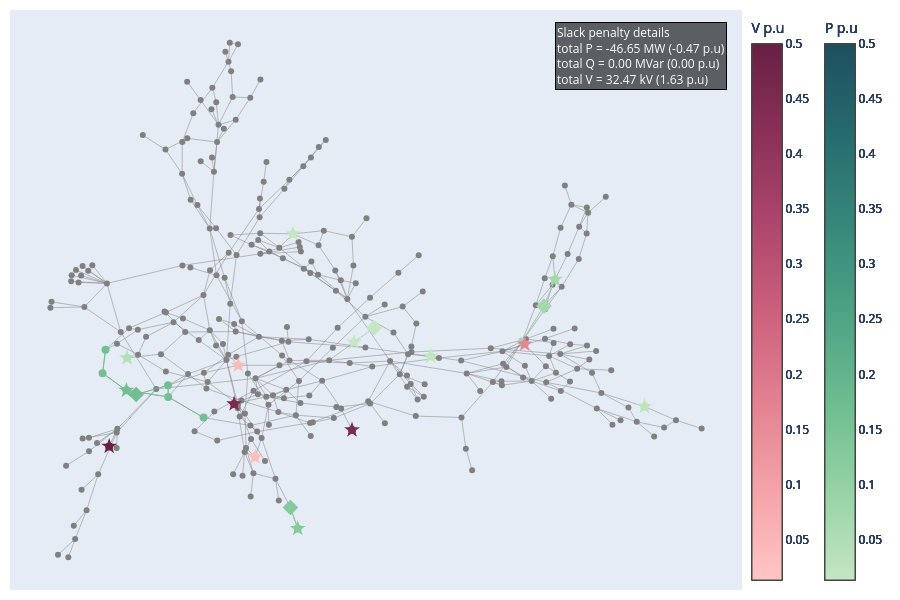

Notebook cell for this chart:
### Markdown cell above
# Correction 1 : -431.0903 P on  B3-L

### Code cell
# slack_info 
pertubation1 = "1"
data_correction2 = pd.read_csv(
    network_name +"_" + pertubation1 + ".csv",
    sep=";",
    engine="python",
    index_col=False,
   # on_bad_lines="skip",
)
# network = pn.load('./Outputs/' + network_name+"-corrected-"+pertubation1 + extension_in)
new_row = pd.read_csv(network_name+"_"+pertubation1+"_optim_info.csv", sep=";", engine="python", index_col=False)
optim_info = pd.concat([optim_info, new_row], ignore_index=True)
data_grouped_2 = data_correction2.groupby('busId')[['type','slackValue_pu','slackValue','gen','controlevoltage','transfo','shunt','load','info']].agg(unique_list)
data_grouped_2['Total_slack_abs'] = data_grouped_2['slackValue_pu'].apply(lambda x: builtins.sum(abs(slack) for slack in x) if isinstance(x, list) else abs(x))
data_grouped_2 = data_grouped_2.join(
    V_nom.drop_duplicates(subset='bus_id')[selected_columns].set_index('bus_id'),
    how='left'
)
G_2, dist, pos = network_construction(edges, data_grouped_2)
clusters = slack_subgraph(G_2, data_grouped_2)
data_grouped_2 = cluster_subgraph(G_2, clusters, data_grouped_2, dist)
fig = plot_slack_cluster(G_2, pos, clusters,data_grouped_2,data, col_centroid='centroid')
fig.show()

### Figure 1 — Plotly figure (JSON) as saved in the notebook; plotly's stock layout.template omitted (floating-point values rounded to 4 significant figures; data arrays with more than 128 entries replaced by an {"elided": "..."} marker saying what was removed)
{"data": [{"hovertemplate": "%{text}<extra></extra>", "line": {"color": "grey", "width": 0.5}, "mode": "lines", "name": "edges", "text": {"elided": "818 str values"}, "type": "scatter", "x": {"elided": "1227 float values"}, "y": {"elided": "1227 float values"}}, {"hovertemplate": "%{text}<extra></extra>", "marker": {"color": "gray", "size": 6}, "mode": "markers", "name": "All nodes", "text": {"elided": "276 str values"}, "type": "scatter", "x": {"elided": "276 float values"}, "y": {"elided": "276 float values"}}, {"hovertemplate": "%{text}<extra></extra>", "marker": {"cmax": 0.5, "cmin": 0.01318, "color": "rgb(189, 227, 190)", "colorbar": {"title": {"text": "P p.u"}, "x": 1.1}, "colorscale": [[0, "rgb(196, 230, 195)"], [0.1667, "rgb(150, 210, 164)"], [0.3333, "rgb(109, 188, 144)"], [0.5, "rgb(77, 162, 132)"], [0.6667, "rgb(54, 135, 122)"], [0.8333, "rgb(38, 107, 110)"], [1, "rgb(29, 79, 96)"]], "size": 12, "symbol": "star"}, "mode": "markers", "name": "Centroids", "text": ["Centroid: VL27_0<br>Gen: [nan]<br>Controle voltage type: N/A<br>Controle voltage location: N/A<br>Controle voltage status: N/A<br>Transfo: [nan]<br>Shunt: [nan]<br>Load: ['VL27_0_load']<br>number of nodes: 1<br>Nominal V = 115.0 kV<br><br>Total P = -2.5335 MW (-0.03 p.u)<br>Total Q = 0.00 MVar (0.00 p.u)<br>Total V = 0.00 kV (0.0000 p.u)"], "type": "scatter", "x": [0.7627], "y": [-0.2817]}, {"line": {"color": "rgb(189, 227, 190)", "width": 1}, "mode": "lines", "type": "scatter", "x": [], "y": []}, {"hovertemplate": "%{text}<extra></extra>", "marker": {"color": "rgb(189, 227, 190)", "size": 8, "symbol": "circle"}, "mode": "markers", "text": ["VL27_0<br>slack: [-0.025335] p.u <br>type: ['P']"], "type": "scatter", "x": [0.7627], "y": [-0.2817]}, {"hovertemplate": "%{text}<extra></extra>", "marker": {"cmax": 0.5, "cmin": 0.01318, "color": "rgb(253, 190, 190)", "colorbar": {"title": {"text": "V p.u"}, "x": 1}, "colorscale": [[0, "rgb(255, 198, 196)"], [0.1667, "rgb(244, 163, 168)"], [0.3333, "rgb(227, 129, 145)"], [0.5, "rgb(204, 96, 125)"], [0.6667, "rgb(173, 70, 108)"], [0.8333, "rgb(139, 48, 88)"], [1, "rgb(103, 32, 68)"]], "size": 12, "symbol": "star"}, "mode": "markers", "name": "Centroids", "text": ["Centroid: VL76_0<br>Gen: ['B76-G']<br>Controle voltage type: GENERATOR<br>Controle voltage location: [VL76_0]<br>Controle voltage status: MAIN<br>Transfo: [nan]<br>Shunt: [nan]<br>Load: ['VL76_0_load']<br>number of nodes: 1<br>Nominal V = 115.0 kV<br><br>Total P = 0.0000 MW (0.00 p.u)<br>Total Q = 0.00 MVar (0.00 p.u)<br>Total V = 3.56 kV (0.0310 p.u)"], "type": "scatter", "x": [-0.1417], "y": [-0.4594]}, {"line": {"color": "rgb(253, 190, 190)", "width": 1}, "mode": "lines", "type": "scatter", "x": [], "y": []}, {"hovertemplate": "%{text}<extra></extra>", "marker": {"color": "rgb(253, 190, 190)", "size": 8, "symbol": "circle"}, "mode": "markers", "text": ["VL76_0<br>slack: [0.030954] p.u <br>type: ['V']"], "type": "scatter", "x": [-0.1417], "y": [-0.4594]}, {"hovertemplate": "%{text}<extra></extra>", "marker": {"cmax": 0.5, "cmin": 0.01318, "color": "rgb(115, 191, 147)", "colorbar": {"title": {"text": "P p.u"}, "x": 1.1}, "colorscale": [[0, "rgb(196, 230, 195)"], [0.1667, "rgb(150, 210, 164)"], [0.3333, "rgb(109, 188, 144)"], [0.5, "rgb(77, 162, 132)"], [0.6667, "rgb(54, 135, 122)"], [0.8333, "rgb(38, 107, 110)"], [1, "rgb(29, 79, 96)"]], "size": 12, "symbol": "star"}, "mode": "markers", "name": "Centroids", "text": ["Centroid: VL114_0<br>Gen: [nan]<br>Controle voltage type: N/A<br>Controle voltage location: N/A<br>Controle voltage status: N/A<br>Transfo: [nan]<br>Shunt: [nan]<br>Load: ['VL114_0_load']<br>number of nodes: 7<br>Nominal V = 115.0 kV<br><br>Total P = -16.3701 MW (-0.16 p.u)<br>Total Q = 0.00 MVar (0.00 p.u)<br>Total V = 0.00 kV (0.0000 p.u)"], "type": "scatter", "x": [-0.4405], "y": [-0.2247]}, {"hovertemplate": "%{text}<extra></extra>", "marker": {"color": "rgb(115, 191, 147)", "size": 12, "symbol": "diamond"}, "mode": "markers", "name": "Second centroids", "text": ["Second centroid: VL112_0<br>Gen: [nan]<br>Transfo: [nan]<br>Shunt: [nan]<br>Load: ['VL112_0_load']<br>"], "type": "scatter", "x": [-0.4178], "y": [-0.2394]}, {"line": {"color": "rgb(115, 191, 147)", "width": 1}, "mode": "lines", "type": "scatter", "x": [-0.2612, -0.3433, null, -0.4891, -0.4959, null, -0.4959, -0.4405, null, -0.4405, -0.3433, null, -0.4405, -0.4178, null, -0.4178, -0.3438, null, -0.3433, -0.3438, null], "y": [-0.3208, -0.2479, null, -0.08177, -0.1644, null, -0.1644, -0.2247, null, -0.2247, -0.2479, null, -0.2247, -0.2394, null, -0.2394, -0.2071, null, -0.2479, -0.2071, null]}, {"hovertemplate": "%{text}<extra></extra>", "marker": {"color": "rgb(115, 191, 147)", "size": 8, "symbol": "circle"}, "mode": "markers", "text": ["VL112_0<br>slack: [-0.03673] p.u <br>type: ['P']", "VL113_0<br>slack: [-0.002416] p.u <br>type: ['P']", "VL206_0<br>slack: [-0.015053] p.u <br>type: ['P']", "VL109_0<br>slack: [-0.031122] p.u <br>type: ['P']", "VL110_0<br>slack: [-0.027614] p.u <br>type: ['P']", "VL207_0<br>slack: [-0.021167] p.u <br>type: ['P']", "VL114_0<br>slack: [-0.029599] p.u <br>type: ['P']"], "type": "scatter", "x": [-0.4178, -0.2612, -0.4891, -0.3433, -0.3438, -0.4959, -0.4405], "y": [-0.2394, -0.3208, -0.08177, -0.2479, -0.2071, -0.1644, -0.2247]}, {"hovertemplate": "%{text}<extra></extra>", "marker": {"cmax": 0.5, "cmin": 0.01318, "color": "rgb(194, 229, 194)", "colorbar": {"title": {"text": "P p.u"}, "x": 1.1}, "colorscale": [[0, "rgb(196, 230, 195)"], [0.1667, "rgb(150, 210, 164)"], [0.3333, "rgb(109, 188, 144)"], [0.5, "rgb(77, 162, 132)"], [0.6667, "rgb(54, 135, 122)"], [0.8333, "rgb(38, 107, 110)"], [1, "rgb(29, 79, 96)"]], "size": 12, "symbol": "star"}, "mode": "markers", "name": "Centroids", "text": ["Centroid: VL526_0<br>Gen: [nan]<br>Controle voltage type: N/A<br>Controle voltage location: N/A<br>Controle voltage status: N/A<br>Transfo: [nan]<br>Shunt: [nan]<br>Load: ['VL526_0_load']<br>number of nodes: 1<br>Nominal V = 115.0 kV<br><br>Total P = -1.5883 MW (-0.02 p.u)<br>Total Q = 0.00 MVar (0.00 p.u)<br>Total V = 0.00 kV (0.0000 p.u)"], "type": "scatter", "x": [0.2661], "y": [-0.105]}, {"line": {"color": "rgb(194, 229, 194)", "width": 1}, "mode": "lines", "type": "scatter", "x": [], "y": []}, {"hovertemplate": "%{text}<extra></extra>", "marker": {"color": "rgb(194, 229, 194)", "size": 8, "symbol": "circle"}, "mode": "markers", "text": ["VL526_0<br>slack: [-0.015883] p.u <br>type: ['P']"], "type": "scatter", "x": [0.2661], "y": [-0.105]}, {"hovertemplate": "%{text}<extra></extra>", "marker": {"cmax": 0.5, "cmin": 0.01318, "color": "rgb(133, 201, 156)", "colorbar": {"title": {"text": "P p.u"}, "x": 1.1}, "colorscale": [[0, "rgb(196, 230, 195)"], [0.1667, "rgb(150, 210, 164)"], [0.3333, "rgb(109, 188, 144)"], [0.5, "rgb(77, 162, 132)"], [0.6667, "rgb(54, 135, 122)"], [0.8333, "rgb(38, 107, 110)"], [1, "rgb(29, 79, 96)"]], "size": 12, "symbol": "star"}, "mode": "markers", "name": "Centroids", "text": ["Centroid: VL528_0<br>Gen: [nan]<br>Controle voltage type: N/A<br>Controle voltage location: N/A<br>Controle voltage status: N/A<br>Transfo: [nan]<br>Shunt: [nan]<br>Load: ['VL528_0_load']<br>number of nodes: 2<br>Nominal V = 115.0 kV<br><br>Total P = -12.7027 MW (-0.13 p.u)<br>Total Q = 0.00 MVar (0.00 p.u)<br>Total V = 0.00 kV (0.0000 p.u)"], "type": "scatter", "x": [-0.04257], "y": [-0.7114]}, {"hovertemplate": "%{text}<extra></extra>", "marker": {"color": "rgb(133, 201, 156)", "size": 12, "symbol": "diamond"}, "mode": "markers", "name": "Second centroids", "text": ["Second centroid: VL70_0<br>Gen: [nan]<br>Transfo: [nan]<br>Shunt: [nan]<br>Load: ['VL70_0_load']<br>"], "type": "scatter", "x": [-0.0596], "y": [-0.6377]}, {"line": {"color": "rgb(133, 201, 156)", "width": 1}, "mode": "lines", "type": "scatter", "x": [-0.0596, -0.04257, null], "y": [-0.6377, -0.7114, null]}, {"hovertemplate": "%{text}<extra></extra>", "marker": {"color": "rgb(133, 201, 156)", "size": 8, "symbol": "circle"}, "mode": "markers", "text": ["VL70_0<br>slack: [-0.056585] p.u <br>type: ['P']", "VL528_0<br>slack: [-0.070443] p.u <br>type: ['P']"], "type": "scatter", "x": [-0.0596, -0.04257], "y": [-0.6377, -0.7114]}, {"hovertemplate": "%{text}<extra></extra>", "marker": {"cmax": 0.5, "cmin": 0.01318, "color": "rgb(251, 187, 187)", "colorbar": {"title": {"text": "V p.u"}, "x": 1}, "colorscale": [[0, "rgb(255, 198, 196)"], [0.1667, "rgb(244, 163, 168)"], [0.3333, "rgb(227, 129, 145)"], [0.5, "rgb(204, 96, 125)"], [0.6667, "rgb(173, 70, 108)"], [0.8333, "rgb(139, 48, 88)"], [1, "rgb(103, 32, 68)"]], "size": 12, "symbol": "star"}, "mode": "markers", "name": "Centroids", "text": ["Centroid: VL92_0<br>Gen: ['B92-G']<br>Controle voltage type: GENERATOR<br>Controle voltage location: [VL92_0]<br>Controle voltage status: MAIN<br>Transfo: [nan]<br>Shunt: [nan]<br>Load: ['VL92_0_load']<br>number of nodes: 1<br>Nominal V = 115.0 kV<br><br>Total P = 0.0000 MW (0.00 p.u)<br>Total Q = 0.00 MVar (0.00 p.u)<br>Total V = 4.56 kV (0.0397 p.u)"], "type": "scatter", "x": [-0.1807], "y": [-0.1364]}, {"line": {"color": "rgb(251, 187, 187)", "width": 1}, "mode": "lines", "type": "scatter", "x": [], "y": []}, {"hovertemplate": "%{text}<extra></extra>", "marker": {"color": "rgb(251, 187, 187)", "size": 8, "symbol": "circle"}, "mode": "markers", "text": ["VL92_0<br>slack: [0.03966] p.u <br>type: ['V']"], "type": "scatter", "x": [-0.1807], "y": [-0.1364]}, {"hovertemplate": "%{text}<extra></extra>", "marker": {"cmax": 0.5, "cmin": 0.01318, "color": "rgb(181, 223, 185)", "colorbar": {"title": {"text": "P p.u"}, "x": 1.1}, "colorscale": [[0, "rgb(196, 230, 195)"], [0.1667, "rgb(150, 210, 164)"], [0.3333, "rgb(109, 188, 144)"], [0.5, "rgb(77, 162, 132)"], [0.6667, "rgb(54, 135, 122)"], [0.8333, "rgb(38, 107, 110)"], [1, "rgb(29, 79, 96)"]], "size": 12, "symbol": "star"}, "mode": "markers", "name": "Centroids", "text": ["Centroid: VL324_0<br>Gen: [nan]<br>Controle voltage type: N/A<br>Controle voltage location: N/A<br>Controle voltage status: N/A<br>Transfo: [nan]<br>Shunt: [nan]<br>Load: ['VL324_0_load']<br>number of nodes: 1<br>Nominal V = 115.0 kV<br><br>Total P = -3.9733 MW (-0.04 p.u)<br>Total Q = 0.00 MVar (0.00 p.u)<br>Total V = 0.00 kV (0.0000 p.u)"], "type": "scatter", "x": [-0.4391], "y": [-0.1103]}, {"line": {"color": "rgb(181, 223, 185)", "width": 1}, "mode": "lines", "type": "scatter", "x": [], "y": []}, {"hovertemplate": "%{text}<extra></extra>", "marker": {"color": "rgb(181, 223, 185)", "size": 8, "symbol": "circle"}, "mode": "markers", "text": ["VL324_0<br>slack: [-0.039733] p.u <br>type: ['P']"], "type": "scatter", "x": [-0.4391], "y": [-0.1103]}, {"hovertemplate": "%{text}<extra></extra>", "marker": {"cmax": 0.5, "cmin": 0.01318, "color": "rgb(165, 216, 174)", "colorbar": {"title": {"text": "P p.u"}, "x": 1.1}, "colorscale": [[0, "rgb(196, 230, 195)"], [0.1667, "rgb(150, 210, 164)"], [0.3333, "rgb(109, 188, 144)"], [0.5, "rgb(77, 162, 132)"], [0.6667, "rgb(54, 135, 122)"], [0.8333, "rgb(38, 107, 110)"], [1, "rgb(29, 79, 96)"]], "size": 12, "symbol": "star"}, "mode": "markers", "name": "Centroids", "text": ["Centroid: VL123_0<br>Gen: [nan]<br>Controle voltage type: N/A<br>Controle voltage location: N/A<br>Controle voltage status: N/A<br>Transfo: [nan]<br>Shunt: [nan]<br>Load: ['VL123_0_load']<br>number of nodes: 3<br>Nominal V = 115.0 kV<br><br>Total P = -6.8245 MW (-0.07 p.u)<br>Total Q = 0.00 MVar (0.00 p.u)<br>Total V = 0.00 kV (0.0000 p.u)"], "type": "scatter", "x": [0.5549], "y": [0.1661]}, {"hovertemplate": "%{text}<extra></extra>", "marker": {"color": "rgb(165, 216, 174)", "size": 12, "symbol": "diamond"}, "mode": "markers", "name": "Second centroids", "text": ["Second centroid: VL125_0<br>Gen: ['B125-G']<br>Transfo: [nan]<br>Shunt: [nan]<br>Load: ['VL125_0_load']<br>"], "type": "scatter", "x": [0.5294], "y": [0.07252]}, {"line": {"color": "rgb(165, 216, 174)", "width": 1}, "mode": "lines", "type": "scatter", "x": [0.4783, 0.5294, null, 0.5294, 0.5549, null], "y": [-0.05264, 0.07252, null, 0.07252, 0.1661, null]}, {"hovertemplate": "%{text}<extra></extra>", "marker": {"color": "rgb(165, 216, 174)", "size": 8, "symbol": "circle"}, "mode": "markers", "text": ["VL126_0<br>slack: [-0.007583] p.u <br>type: ['P']", "VL125_0<br>slack: [-0.022329] p.u <br>type: ['P']", "VL123_0<br>slack: [-0.038332] p.u <br>type: ['P']"], "type": "scatter", "x": [0.4783, 0.5294, 0.5549], "y": [-0.05264, 0.07252, 0.1661]}, {"hovertemplate": "%{text}<extra></extra>", "marker": {"cmax": 0.5, "cmin": 0.01318, "color": "rgb(196, 230, 195)", "colorbar": {"title": {"text": "P p.u"}, "x": 1.1}, "colorscale": [[0, "rgb(196, 230, 195)"], [0.1667, "rgb(150, 210, 164)"], [0.3333, "rgb(109, 188, 144)"], [0.5, "rgb(77, 162, 132)"], [0.6667, "rgb(54, 135, 122)"], [0.8333, "rgb(38, 107, 110)"], [1, "rgb(29, 79, 96)"]], "size": 12, "symbol": "star"}, "mode": "markers", "name": "Centroids", "text": ["Centroid: VL173_0<br>Gen: [nan]<br>Controle voltage type: N/A<br>Controle voltage location: N/A<br>Controle voltage status: N/A<br>Transfo: [nan]<br>Shunt: ['VL173_0_shunt_compensators']<br>Load: ['VL173_0_load']<br>number of nodes: 1<br>Nominal V = 115.0 kV<br><br>Total P = -1.3177 MW (-0.01 p.u)<br>Total Q = 0.00 MVar (0.00 p.u)<br>Total V = 0.00 kV (0.0000 p.u)"], "type": "scatter", "x": [-0.05355], "y": [0.3266]}, {"line": {"color": "rgb(196, 230, 195)", "width": 1}, "mode": "lines", "type": "scatter", "x": [], "y": []}, {"hovertemplate": "%{text}<extra></extra>", "marker": {"color": "rgb(196, 230, 195)", "size": 8, "symbol": "circle"}, "mode": "markers", "text": ["VL173_0<br>slack: [-0.013177] p.u <br>type: ['P']"], "type": "scatter", "x": [-0.05355], "y": [0.3266]}, {"hovertemplate": "%{text}<extra></extra>", "marker": {"cmax": 0.5, "cmin": 0.01318, "color": "rgb(230, 134, 148)", "colorbar": {"title": {"text": "V p.u"}, "x": 1}, "colorscale": [[0, "rgb(255, 198, 196)"], [0.1667, "rgb(244, 163, 168)"], [0.3333, "rgb(227, 129, 145)"], [0.5, "rgb(204, 96, 125)"], [0.6667, "rgb(173, 70, 108)"], [0.8333, "rgb(139, 48, 88)"], [1, "rgb(103, 32, 68)"]], "size": 12, "symbol": "star"}, "mode": "markers", "name": "Centroids", "text": ["Centroid: VL7001_2<br>Gen: ['B7003-G']<br>Controle voltage type: GENERATOR<br>Controle voltage location: [VL7001_2]<br>Controle voltage status: MAIN<br>Transfo: [nan]<br>Shunt: [nan]<br>Load: [nan]<br>number of nodes: 1<br>Nominal V = 13.8 kV<br><br>Total P = 0.0000 MW (0.00 p.u)<br>Total Q = 0.00 MVar (0.00 p.u)<br>Total V = 2.25 kV (0.1633 p.u)"], "type": "scatter", "x": [0.4844], "y": [-0.06209]}, {"line": {"color": "rgb(230, 134, 148)", "width": 1}, "mode": "lines", "type": "scatter", "x": [], "y": []}, {"hovertemplate": "%{text}<extra></extra>", "marker": {"color": "rgb(230, 134, 148)", "size": 8, "symbol": "circle"}, "mode": "markers", "text": ["VL7001_2<br>slack: [0.163257] p.u <br>type: ['V']"], "type": "scatter", "x": [0.4844], "y": [-0.06209]}, {"hovertemplate": "%{text}<extra></extra>", "marker": {"cmax": 0.5, "cmin": 0.01318, "color": "rgb(196, 230, 195)", "colorbar": {"title": {"text": "P p.u"}, "x": 1.1}, "colorscale": [[0, "rgb(196, 230, 195)"], [0.1667, "rgb(150, 210, 164)"], [0.3333, "rgb(109, 188, 144)"], [0.5, "rgb(77, 162, 132)"], [0.6667, "rgb(54, 135, 122)"], [0.8333, "rgb(38, 107, 110)"], [1, "rgb(29, 79, 96)"]], "size": 12, "symbol": "star"}, "mode": "markers", "name": "Centroids", "text": ["Centroid: VL15_1<br>Gen: [nan]<br>Controle voltage type: N/A<br>Controle voltage location: N/A<br>Controle voltage status: N/A<br>Transfo: [nan]<br>Shunt: [nan]<br>Load: ['VL15_1_load']<br>number of nodes: 2<br>Nominal V = 115.0 kV<br><br>Total P = -1.3359 MW (-0.01 p.u)<br>Total Q = 0.00 MVar (0.00 p.u)<br>Total V = 0.00 kV (0.0000 p.u)"], "type": "scatter", "x": [0.0883], "y": [-0.05497]}, {"hovertemplate": "%{text}<extra></extra>", "marker": {"color": "rgb(196, 230, 195)", "size": 12, "symbol": "diamond"}, "mode": "markers", "name": "Second centroids", "text": ["Second centroid: VL7017_0<br>Gen: ['B7017-G']<br>Transfo: [nan]<br>Shunt: [nan]<br>Load: [nan]<br>"], "type": "scatter", "x": [0.1349], "y": [-0.004516]}, {"line": {"color": "rgb(196, 230, 195)", "width": 1}, "mode": "lines", "type": "scatter", "x": [0.0883, 0.1349, null], "y": [-0.05497, -0.004516, null]}, {"hovertemplate": "%{text}<extra></extra>", "marker": {"color": "rgb(196, 230, 195)", "size": 8, "symbol": "circle"}, "mode": "markers", "text": ["VL7017_0<br>slack: [-0.006281] p.u <br>type: ['P']", "VL15_1<br>slack: [-0.007078] p.u <br>type: ['P']"], "type": "scatter", "x": [0.1349, 0.0883], "y": [-0.004516, -0.05497]}, {"hovertemplate": "%{text}<extra></extra>", "marker": {"cmax": 0.5, "cmin": 0.01318, "color": "rgb(125, 42, 80)", "colorbar": {"title": {"text": "V p.u"}, "x": 1}, "colorscale": [[0, "rgb(255, 198, 196)"], [0.1667, "rgb(244, 163, 168)"], [0.3333, "rgb(227, 129, 145)"], [0.5, "rgb(204, 96, 125)"], [0.6667, "rgb(173, 70, 108)"], [0.8333, "rgb(139, 48, 88)"], [1, "rgb(103, 32, 68)"]], "size": 12, "symbol": "star"}, "mode": "markers", "name": "Centroids", "text": ["Centroid: VL7039_0<br>Gen: ['B7039-G']<br>Controle voltage type: GENERATOR<br>Controle voltage location: [VL7039_0]<br>Controle voltage status: MAIN<br>Transfo: [nan]<br>Shunt: [nan]<br>Load: [nan]<br>number of nodes: 1<br>Nominal V = 20.0 kV<br><br>Total P = 0.0000 MW (0.00 p.u)<br>Total Q = 0.00 MVar (0.00 p.u)<br>Total V = 9.00 kV (0.4500 p.u)"], "type": "scatter", "x": [0.08345], "y": [-0.3643]}, {"line": {"color": "rgb(125, 42, 80)", "width": 1}, "mode": "lines", "type": "scatter", "x": [], "y": []}, {"hovertemplate": "%{text}<extra></extra>", "marker": {"color": "rgb(125, 42, 80)", "size": 8, "symbol": "circle"}, "mode": "markers", "text": ["VL7039_0<br>slack: [0.45] p.u <br>type: ['V']"], "type": "scatter", "x": [0.08345], "y": [-0.3643]}, {"hovertemplate": "%{text}<extra></extra>", "marker": {"cmax": 0.5, "cmin": 0.01318, "color": "rgb(125, 42, 80)", "colorbar": {"title": {"text": "V p.u"}, "x": 1}, "colorscale": [[0, "rgb(255, 198, 196)"], [0.1667, "rgb(244, 163, 168)"], [0.3333, "rgb(227, 129, 145)"], [0.5, "rgb(204, 96, 125)"], [0.6667, "rgb(173, 70, 108)"], [0.8333, "rgb(139, 48, 88)"], [1, "rgb(103, 32, 68)"]], "size": 12, "symbol": "star"}, "mode": "markers", "name": "Centroids", "text": ["Centroid: VL7049_0<br>Gen: ['B7049-G']<br>Controle voltage type: GENERATOR<br>Controle voltage location: [VL7049_0]<br>Controle voltage status: MAIN<br>Transfo: [nan]<br>Shunt: [nan]<br>Load: [nan]<br>number of nodes: 1<br>Nominal V = 13.8 kV<br><br>Total P = 0.0000 MW (0.00 p.u)<br>Total Q = 0.00 MVar (0.00 p.u)<br>Total V = 6.20 kV (0.4493 p.u)"], "type": "scatter", "x": [-0.1905], "y": [-0.2727]}, {"line": {"color": "rgb(125, 42, 80)", "width": 1}, "mode": "lines", "type": "scatter", "x": [], "y": []}, {"hovertemplate": "%{text}<extra></extra>", "marker": {"color": "rgb(125, 42, 80)", "size": 8, "symbol": "circle"}, "mode": "markers", "text": ["VL7049_0<br>slack: [0.4493] p.u <br>type: ['V']"], "type": "scatter", "x": [-0.1905], "y": [-0.2727]}, {"hovertemplate": "%{text}<extra></extra>", "marker": {"cmax": 0.5, "cmin": 0.01318, "color": "rgb(103, 32, 68)", "colorbar": {"title": {"text": "V p.u"}, "x": 1}, "colorscale": [[0, "rgb(255, 198, 196)"], [0.1667, "rgb(244, 163, 168)"], [0.3333, "rgb(227, 129, 145)"], [0.5, "rgb(204, 96, 125)"], [0.6667, "rgb(173, 70, 108)"], [0.8333, "rgb(139, 48, 88)"], [1, "rgb(103, 32, 68)"]], "size": 12, "symbol": "star"}, "mode": "markers", "name": "Centroids", "text": ["Centroid: VL9051_3<br>Gen: ['B9054-G']<br>Controle voltage type: GENERATOR<br>Controle voltage location: [VL9051_3]<br>Controle voltage status: MAIN<br>Transfo: [nan]<br>Shunt: [nan]<br>Load: [nan]<br>number of nodes: 1<br>Nominal V = 13.8 kV<br><br>Total P = 0.0000 MW (0.00 p.u)<br>Total Q = 0.00 MVar (0.00 p.u)<br>Total V = 6.90 kV (0.5000 p.u)"], "type": "scatter", "x": [-0.4806], "y": [-0.4221]}, {"line": {"color": "rgb(103, 32, 68)", "width": 1}, "mode": "lines", "type": "scatter", "x": [], "y": []}, {"hovertemplate": "%{text}<extra></extra>", "marker": {"color": "rgb(103, 32, 68)", "size": 8, "symbol": "circle"}, "mode": "markers", "text": ["VL9051_3<br>slack: [0.5] p.u <br>type: ['V']"], "type": "scatter", "x": [-0.4806], "y": [-0.4221]}], "layout": {"annotations": [{"align": "left", "bgcolor": "rgba(0,0,0,0.6)", "bordercolor": "black", "borderwidth": 1, "font": {"color": "white", "size": 12}, "showarrow": false, "text": "Slack penalty details <br>total P = -46.65 MW (-0.47 p.u)<br>total Q = 0.00 MVar (0.00 p.u)<br>total V = 32.47 kV (1.63 p.u)", "x": 0.98, "xref": "paper", "y": 0.98, "yref": "paper"}], "height": 600, "margin": {"b": 10, "l": 10, "r": 10, "t": 10}, "showlegend": false, "width": 900, "xaxis": {"visible": false}, "yaxis": {"visible": false}}}
